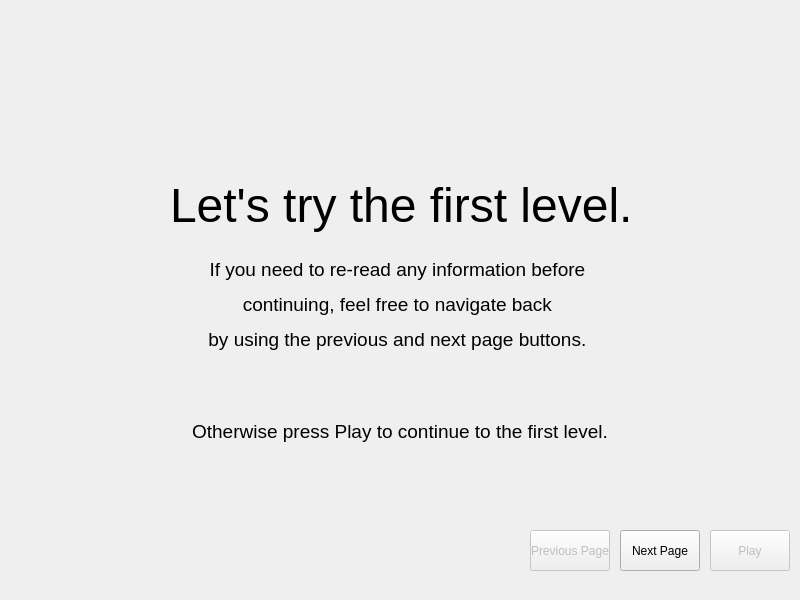
<?xml version="1.0" encoding="UTF-8"?>
<ui version="4.0">
 <class>TutorialPage</class>
 <widget class="QWidget" name="TutorialPage">
  <property name="geometry">
   <rect>
    <x>0</x>
    <y>0</y>
    <width>800</width>
    <height>600</height>
   </rect>
  </property>
  <property name="windowTitle">
   <string>Form</string>
  </property>
  <widget class="QPushButton" name="okButton">
   <property name="enabled">
    <bool>false</bool>
   </property>
   <property name="geometry">
    <rect>
     <x>710</x>
     <y>530</y>
     <width>80</width>
     <height>41</height>
    </rect>
   </property>
   <property name="font">
    <font>
     <pointsize>9</pointsize>
    </font>
   </property>
   <property name="text">
    <string>Play</string>
   </property>
  </widget>
  <widget class="QStackedWidget" name="tutorialPages">
   <property name="geometry">
    <rect>
     <x>50</x>
     <y>30</y>
     <width>700</width>
     <height>500</height>
    </rect>
   </property>
   <property name="currentIndex">
    <number>3</number>
   </property>
   <widget class="QWidget" name="page">
    <widget class="QLabel" name="howToPlayLabel">
     <property name="geometry">
      <rect>
       <x>230</x>
       <y>210</y>
       <width>261</width>
       <height>71</height>
      </rect>
     </property>
     <property name="font">
      <font>
       <pointsize>36</pointsize>
      </font>
     </property>
     <property name="text">
      <string>&lt;html&gt;&lt;head/&gt;&lt;body&gt;&lt;p&gt;&lt;span style=&quot; font-size:36pt;&quot;&gt;How To Play&lt;/span&gt;&lt;/p&gt;&lt;/body&gt;&lt;/html&gt;</string>
     </property>
    </widget>
   </widget>
   <widget class="QWidget" name="page_2">
    <widget class="QLabel" name="page2Text">
     <property name="geometry">
      <rect>
       <x>0</x>
       <y>0</y>
       <width>691</width>
       <height>131</height>
      </rect>
     </property>
     <property name="font">
      <font>
       <pointsize>24</pointsize>
      </font>
     </property>
     <property name="text">
      <string>This game was made to teach people about gear ratios, and what exactly they mean when discussing systems of gears.</string>
     </property>
     <property name="wordWrap">
      <bool>true</bool>
     </property>
    </widget>
    <widget class="QLabel" name="page2Image">
     <property name="geometry">
      <rect>
       <x>350</x>
       <y>240</y>
       <width>250</width>
       <height>250</height>
      </rect>
     </property>
     <property name="text">
      <string>Gear Image</string>
     </property>
    </widget>
    <widget class="QLabel" name="page2Text_2">
     <property name="geometry">
      <rect>
       <x>0</x>
       <y>134</y>
       <width>691</width>
       <height>91</height>
      </rect>
     </property>
     <property name="font">
      <font>
       <pointsize>24</pointsize>
      </font>
     </property>
     <property name="text">
      <string>A gear ratio refers to the ratio between the rotations of 2 gears in a system of gears.</string>
     </property>
     <property name="wordWrap">
      <bool>true</bool>
     </property>
    </widget>
    <widget class="QLabel" name="page2Text_3">
     <property name="geometry">
      <rect>
       <x>30</x>
       <y>247</y>
       <width>281</width>
       <height>231</height>
      </rect>
     </property>
     <property name="font">
      <font>
       <pointsize>18</pointsize>
      </font>
     </property>
     <property name="text">
      <string>One of the gears is the driver gear, while the other is a driven gear. There can be multiple driven gears, as there can be more than 2 gears in a system of gears.</string>
     </property>
     <property name="wordWrap">
      <bool>true</bool>
     </property>
    </widget>
   </widget>
   <widget class="QWidget" name="page_3">
    <widget class="QLabel" name="page3Text">
     <property name="geometry">
      <rect>
       <x>0</x>
       <y>0</y>
       <width>691</width>
       <height>171</height>
      </rect>
     </property>
     <property name="font">
      <font>
       <pointsize>24</pointsize>
      </font>
     </property>
     <property name="text">
      <string>These ratios can be calculated in a number of ways, the most common way being by looking at the number of teeth each gear has, and using them to calculate the gear ratio.</string>
     </property>
     <property name="wordWrap">
      <bool>true</bool>
     </property>
    </widget>
    <widget class="QLabel" name="page3Text_2">
     <property name="geometry">
      <rect>
       <x>0</x>
       <y>210</y>
       <width>691</width>
       <height>291</height>
      </rect>
     </property>
     <property name="font">
      <font>
       <pointsize>24</pointsize>
      </font>
     </property>
     <property name="text">
      <string>For example, given a 2-gear system where: 
- The driver gear has 10 teeth 
- The driven gear has 20 teeth 

The gear ratio would be 1:2, where the driven gear rotates once every time the driver gear rotates twice.</string>
     </property>
     <property name="wordWrap">
      <bool>true</bool>
     </property>
    </widget>
   </widget>
   <widget class="QWidget" name="page_4">
    <widget class="QLabel" name="howToPlayLabel_2">
     <property name="geometry">
      <rect>
       <x>120</x>
       <y>140</y>
       <width>461</width>
       <height>71</height>
      </rect>
     </property>
     <property name="font">
      <font>
       <pointsize>36</pointsize>
      </font>
     </property>
     <property name="text">
      <string>&lt;html&gt;&lt;head/&gt;&lt;body&gt;&lt;p&gt;Let's try the first level.&lt;/p&gt;&lt;/body&gt;&lt;/html&gt;</string>
     </property>
    </widget>
    <widget class="QLabel" name="label">
     <property name="geometry">
      <rect>
       <x>140</x>
       <y>210</y>
       <width>420</width>
       <height>221</height>
      </rect>
     </property>
     <property name="font">
      <font>
       <pointsize>14</pointsize>
      </font>
     </property>
     <property name="text">
      <string>&lt;html&gt;&lt;head/&gt;&lt;body&gt;&lt;p align=&quot;center&quot;&gt;If you need to re-read any information before &lt;/p&gt;&lt;p align=&quot;center&quot;&gt;continuing, feel free to navigate back &lt;/p&gt;&lt;p align=&quot;center&quot;&gt;by using the previous and next page buttons. &lt;/p&gt;&lt;p align=&quot;center&quot;&gt;&lt;br/&gt;&lt;/p&gt;&lt;p align=&quot;center&quot;&gt;Otherwise press Play to continue to the first level.&lt;/p&gt;&lt;/body&gt;&lt;/html&gt;</string>
     </property>
    </widget>
   </widget>
  </widget>
  <widget class="QPushButton" name="nextPageButton">
   <property name="geometry">
    <rect>
     <x>620</x>
     <y>530</y>
     <width>80</width>
     <height>41</height>
    </rect>
   </property>
   <property name="text">
    <string>Next Page</string>
   </property>
  </widget>
  <widget class="QPushButton" name="previousPageButton">
   <property name="enabled">
    <bool>false</bool>
   </property>
   <property name="geometry">
    <rect>
     <x>530</x>
     <y>530</y>
     <width>80</width>
     <height>41</height>
    </rect>
   </property>
   <property name="text">
    <string>Previous Page</string>
   </property>
  </widget>
 </widget>
 <resources/>
 <connections/>
</ui>
